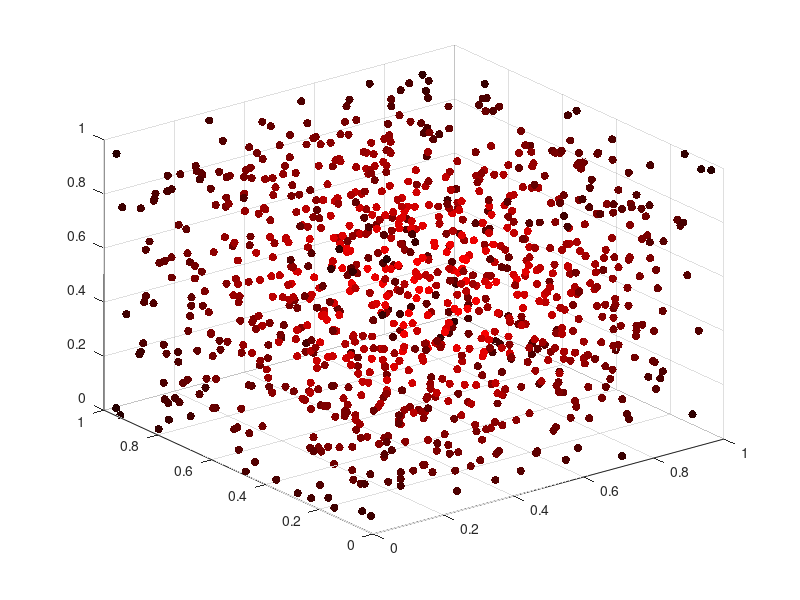

This figure's MATLAB source: (Note: this script raises an error after producing the figure.)


%%%% this script is to check the density. I am kind of just playing with
%%%% it. 

%%%% I found a code in stack overflow to make a heatmap base on the
%%%% Euclidean disntances. 


%%%% this is the original code:

a = rand(1000,3);       % Create random matrix, use your data here
n = zeros(size(a,1),1); % Set up array for number of nearby points
tol = 0.2;              % Tolerance for (squared) distance to count as "nearby" 
sz = size(a,1);         % Shorthand for size of data
% Loop over every point
for ii = 1:sz;
    dists = sum((repmat(a(ii,:), sz, 1) - a).^2, 2); % Get standard Euclidean distance 
    n(ii) = nnz(dists < tol); % Count number of points within tolerance
end
% Plot, colouring by an nx3 RGB array, in this case just 
% scaling the red and having no green or blue.
scatter3(a(:,1), a(:,2), a(:,3), [], [n./max(n), zeros(numel(n),2)], 'filled');
grid on;


%%%% this is one I play with the f20 data

load('All_More_BrainReg2.mat');
load('f20_cleaned_idxs.mat');

a = ROI_temp2.f20(idx_rsq_test_f20short_cleaned,:);       % f20 filterd ROIs
n = zeros(size(a,1),1); % Set up array for number of nearby points
tol = 1000;              % Tolerance for (squared) distance to count as "nearby" 
sz = size(a,1);         % Shorthand for size of data
% Loop over every point
for ii = 1:sz;
    dists = sum((repmat(a(ii,:), sz, 1) - a).^2, 2); % Get standard Euclidean distance 
    n(ii) = nnz(dists < tol); % Count number of points within tolerance
    %n(ii) = nnz(dists < tol2); % get the distances
    mean_dists(ii)=mean(dists);
end

%tol2=mean(mean_dists)/2;

% Plot, colouring by an nx3 RGB array, in this case just
% scaling the red and having no green or blue.
scatter3(a(:,1), a(:,2), a(:,3), [], [n./max(n), zeros(numel(n),2)], '.');
grid on;

